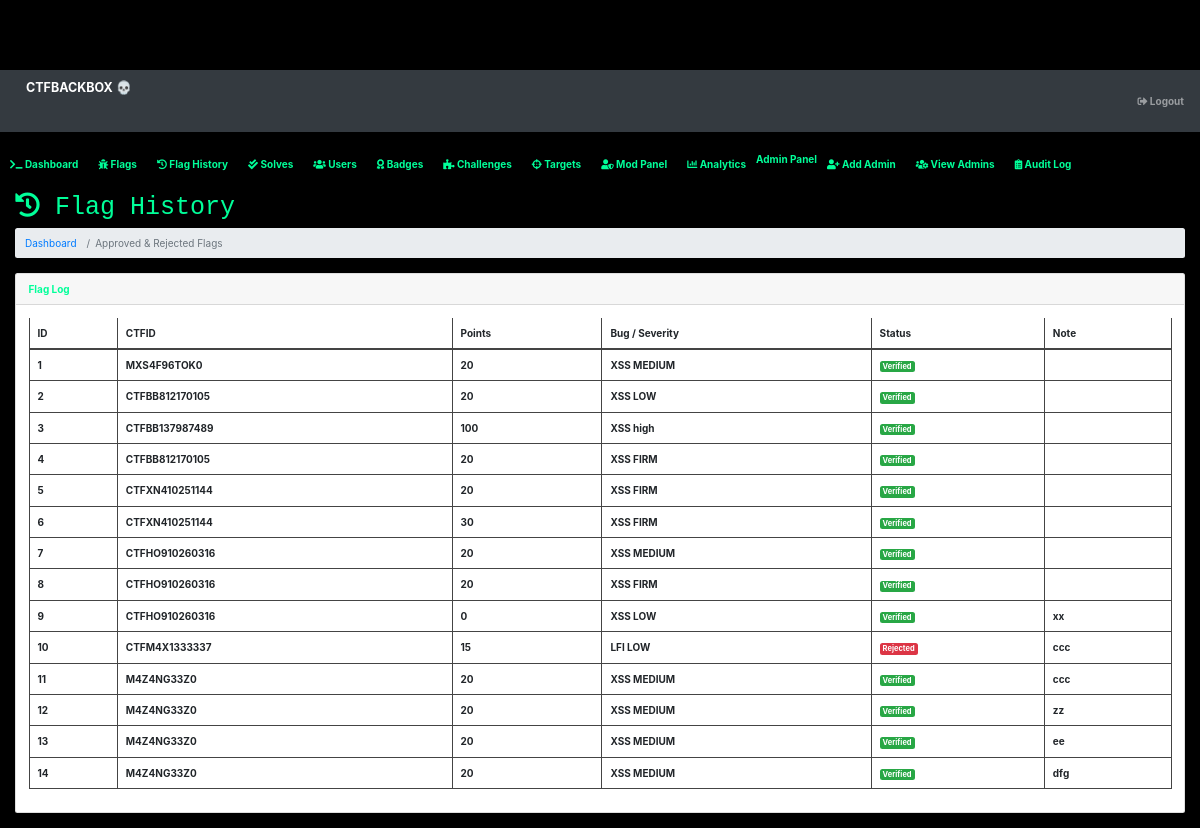
/admin/ctflog.php (signed in), run on the app's committed database.
### tables this page shows
CREATE TABLE `reportx` (
  `id` int(11) NOT NULL,
  `walletid` varchar(60) NOT NULL,
  `amount` varchar(10) NOT NULL,
  `proofimage` text NOT NULL,
  `date` varchar(60) NOT NULL,
  `status` text NOT NULL,
  `bug` varchar(15) NOT NULL,
  `severity` varchar(15) NOT NULL,
  `notes` text NOT NULL
);

### admin/ctflog.php (the view, shortened to what this page needs)
<?php include 'header.php'; ?>
<div id="layoutSidenav_content">
<main>
<div class="container-fluid">
<h1 class="mt-4"><i class="fas fa-history"></i> Flag History</h1>
<ol class="breadcrumb mb-4">
    <li class="breadcrumb-item"><a href="dashboard.php">Dashboard</a></li>
    <li class="breadcrumb-item active">Approved & Rejected Flags</li>
</ol>
<div class="card mb-4">
<div class="card-header text-green">Flag Log</div>
<div class="card-body">
<div class="table-responsive">
<table class="table table-bordered text-green" id="dataTable">
<thead>
<tr>
    <th>ID</th>
    <th>CTFID</th>
    <th>Points</th>
    <th>Bug / Severity</th>
    <th>Status</th>
    <th>Note</th>
</tr>
</thead>
<tbody>
<?php
$get = mysqli_query($conn,"SELECT * FROM reportx WHERE status IN ('approved','rejected')");
while($row = mysqli_fetch_array($get)){
?>
<tr>
    <td><?php echo htmlentities($row['id']); ?></td>
    <td><?php echo htmlentities($row['walletid']); ?></td>
    <td><?php echo htmlentities($row['amount']); ?></td>
    <td><?php echo htmlentities($row['bug'].' '.$row['severity']); ?></td>
    <td>
        <?php if($row['status']=='approved'){ ?>
            <span class="badge badge-success">Verified</span>
        <?php } elseif($row['status']=='rejected'){ ?>
            <span class="badge badge-danger">Rejected</span>
        <?php } ?>
    </td>
    <td>
        <?php if(strlen($row['notes']) > 40){ ?>
            <button class="btn btn-info btn-sm" data-toggle="modal" data-target="#noteModal<?php echo $row['id']; ?>">View Note</button>
            <div class="modal fade" id="noteModal<?php echo $row['id']; ?>" tabindex="-1" role="dialog" aria-labelledby="noteModalLabel<?php echo $row['id']; ?>" aria-hidden="true">
              <div class="modal-dialog" role="document">
                <div class="modal-content bg-dark text-green">
                  <div class="modal-header">
                    <h5 class="modal-title" id="noteModalLabel<?php echo $row['id']; ?>">Flag Note</h5>
                    <button type="button" class="close text-green" data-dismiss="modal" aria-label="Close">
                      <span aria-hidden="true">&times;</span>
                    </button>
                  </div>
                  <div class="modal-body">
                    <?php echo htmlentities($row['notes']); ?>
                  </div>
                </div>
              </div>
            </div>
        <?php } else {
            echo htmlentities($row['notes']);
        } ?>
    </td>
</tr>
<?php } ?>
</tbody>
</table>
</div>
</div>
</div>
</div>
</main>

### css/alert.css (style rules this page uses)
.text-green { color: #00ff99; font-weight: bold; }
body { padding-top: 70px; }

### data on the page
reportx: id "1", walletid "MXS4F96TOK0", amount "20", bug+severity "XSS MEDIUM", status "Verified"
reportx: id "2", walletid "CTFBB812170105", amount "20", bug+severity "XSS LOW", status "Verified"
reportx: id "3", walletid "CTFBB137987489", amount "100", bug+severity "XSS high", status "Verified"
reportx: id "4", walletid "CTFBB812170105", amount "20", bug+severity "XSS FIRM", status "Verified"
reportx: id "5", walletid "CTFXN410251144", amount "20", bug+severity "XSS FIRM", status "Verified"
reportx: id "6", walletid "CTFXN410251144", amount "30", bug+severity "XSS FIRM", status "Verified"
reportx: id "7", walletid "CTFHO910260316", amount "20", bug+severity "XSS MEDIUM", status "Verified"
reportx: id "8", walletid "CTFHO910260316", amount "20", bug+severity "XSS FIRM", status "Verified"
reportx: id "9", walletid "CTFHO910260316", amount "0", bug+severity "XSS LOW", status "Verified", notes "xx"
reportx: id "10", walletid "CTFM4X1333337", amount "15", bug+severity "LFI LOW", status "Rejected", notes "ccc"
reportx: id "11", walletid "M4Z4NG33Z0", amount "20", bug+severity "XSS MEDIUM", status "Verified", notes "ccc"
reportx: id "12", walletid "M4Z4NG33Z0", amount "20", bug+severity "XSS MEDIUM", status "Verified", notes "zz"
reportx: id "13", walletid "M4Z4NG33Z0", amount "20", bug+severity "XSS MEDIUM", status "Verified", notes "ee"
reportx: id "14", walletid "M4Z4NG33Z0", amount "20", bug+severity "XSS MEDIUM", status "Verified", notes "dfg"
